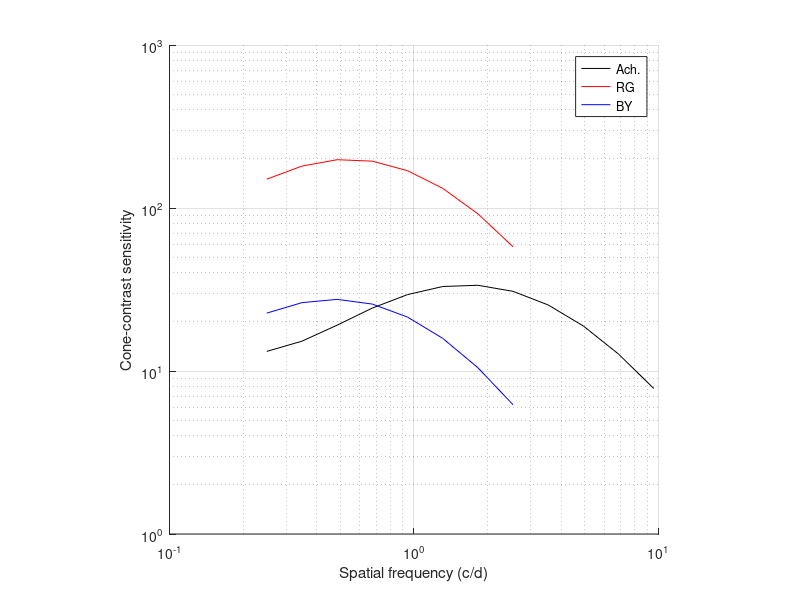

Source code (MATLAB):
%% data structure

load('dataset_color.mat')
data

% data = 
% 
%   struct with fields:
% 
%     sensitivityAch: [2×12×51 double]
%      sensitivityRG: [2×8×51 double]
%      sensitivityBY: [2×8×51 double]
%     frequenciesAch: [0.2500 0.3482 0.4850 0.6755 0.9408 1.3104 1.8251 2.5420 3.5405 4.9313 6.8683 9.5662]
%      frequenciesRG: [0.2500 0.3482 0.4850 0.6755 0.9408 1.3104 1.8251 2.5420]
%      frequenciesBY: [0.2500 0.3482 0.4850 0.6755 0.9408 1.3104 1.8251 2.5420]
% 
% the 3 sensitivty fields are the cone contrast sensitivities for Achromatic, 
% Red-Green and Blue-Yellow stimuli
% the 3 dimensions are:
% - 2 repetitions
% - 12 or 8 frequencies tested
% - 51 subjects
% 
% the 3 frequencies fields are the frequencies tested for each condition


%% example plot of the cone-contrast sensitivity over the population

figure('Name','Cone-contrast sensitivty')
hold on
plot(data.frequenciesAch,mean(mean(data.sensitivityAch,3),1),'k')
plot(data.frequenciesRG,mean(mean(data.sensitivityRG,3),1),'r')
plot(data.frequenciesBY,mean(mean(data.sensitivityBY,3),1),'b')
set(gca,'XScale','log','YScale','log')
axis square 
grid on
xlabel('Spatial frequency (c/d)')
ylabel('Cone-contrast sensitivity')

legend({'Ach.','RG','BY'})
